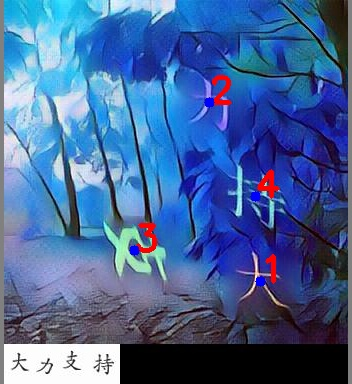
#> input picture captha/OrderImage0.jpg, 352 x 384 px
$ python -i gycaug.py   (imports and definitions only)
#> lines starting #> are read from the running program, lines starting #| are printed output that depends on the picture
from PIL import Image,ImageEnhance
import numpy as np
import random
from skimage import color,exposure

class Compose_imglabel(object):
    def __init__(self, transforms):
        self.transforms = transforms

    # [4 lines left out: function __call__, not called in this run]


class Retina_enhance(object):
    def __init__(self):
        pass
    # [10 lines left out: function __call__, not called in this run]

class Random_vertical_flip(object):
    def _vertical_flip(self,img,label):
        return img.transpose(Image.FLIP_TOP_BOTTOM),label.transpose(Image.FLIP_TOP_BOTTOM)
    # [19 lines left out: functions __init__, __call__, not called in this run]

class Random_horizontal_flip(object):
    def _horizontal_flip(self,img,label):
        #dsa
        return img.transpose(Image.FLIP_LEFT_RIGHT),label.transpose(Image.FLIP_LEFT_RIGHT)

    # [21 lines left out: functions __init__, __call__, not called in this run]

class ColorAug(object):
    # [13 lines left out: function _randomColor, not called in this run]

    def __call__(self, img):
        '''

        :param img:should be PIL image
        :return:
        '''
        assert isinstance(img, Image.Image),"should be PIL image"
        return self._randomColor(img)

class Add_Gaussion_noise(object):
    # [6 lines left out: function _gaussian_noise, not called in this run]

    def __init__(self,prob):
        self.prob=prob

    def __call__(self,img):
        return self._gaussian_noise(np.array(img),0,random.randint(0,15))

class Random_rotation(object):
    # [9 lines left out: function _randomRotation, not called in this run]

    def __init__(self,prob):
        self.prob=prob

    def __call__(self, img,label):
        return self._randomRotation(img,label)

class Random_crop(object):
    # [5 lines left out: function _randomCrop, not called in this run]

    def __init__(self,height,width):
        self.height=height
        self.width=width

    # [5 lines left out: function __call__, not called in this run]

>>> import cv2
>>> picture = cv2.imread('../OrderImage0.jpg', cv2.IMREAD_GRAYSCALE)
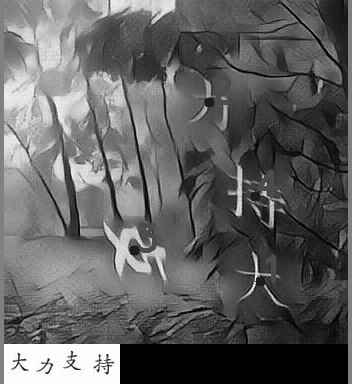
#> picture: shape (384, 352); min 0, max 255, mean 97.3
#> (the run stopped early here; a loop or call above may not have finished)
